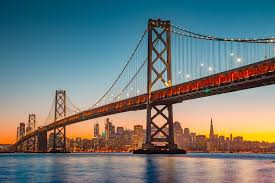
#> input picture Istagram/media/posts/photos/Foto.jpg, 275 x 183 px, given in place of Video2.mp4, which was not available
$ python Ropa_invicible.py
#> lines starting #> are read from the running program, lines starting #| are printed output that depends on the picture; after the words box and inside, x2 and y2 are one past the last pixel; in counts of white or black regions, pixels touching at a corner belong together; pictures that were not available may be replaced by others from this repository, and a replacement may not be noted
import cv2
import numpy as np

cap = cv2.VideoCapture('Video2.mp4')

bg = None

# Rojo
rojoBajo1 = np.array([0, 150, 40], np.uint8)
rojoAlto1 = np.array([8, 255, 255], np.uint8)
rojoBajo2 = np.array([170, 150, 40], np.uint8)
rojoAlto2 = np.array([180, 255, 255], np.uint8)

# Azul
azulBajo = np.array([90, 100, 110], np.uint8)
azulAlto = np.array([120, 130, 140], np.uint8)

# Naranja
naranjaBajo = np.array([11, 100, 20], np.uint8)
naranjaAlto = np.array([19, 255, 255], np.uint8)

# Amarillo
amarilloBajo = np.array([20, 100, 20], np.uint8)
amarilloAlto = np.array([32, 255, 255], np.uint8)

# Verde
verdeBajo = np.array([36, 100, 20], np.uint8)
verdeAlto = np.array([70, 255, 255], np.uint8)

# Violeta
violetaBajo = np.array([130, 100, 20], np.uint8)
violetaAlto = np.array([145, 255, 255], np.uint8)

# Rosa
rosaBajo = np.array([146, 100, 20], np.uint8)
rosaAlto = np.array([170, 255, 255], np.uint8)
while True:

	ret, frame = cap.read()
#> frame is the input picture: shape (183, 275, 3); mean B, G, R 123.1, 122.8, 111.8
	if ret == False: break

	if bg is None:
		bg = frame

	frameHSV = cv2.cvtColor(frame, cv2.COLOR_BGR2HSV)
#> frameHSV: shape (183, 275, 3); mean H, S, V 64.1, 123.1, 151.7
	maskRojo1 = cv2.inRange(frameHSV, rojoBajo1, rojoAlto1)
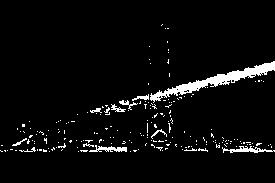
#> maskRojo1: shape (183, 275); 4.5% white; 200 white regions (189 under 20 px), largest, box (x1, y1, x2, y2) and area: (150, 61, 275, 103) 1068, (222, 146, 275, 153) 167, (89, 145, 127, 152) 141
	maskRojo2 = cv2.inRange(frameHSV, rojoBajo2, rojoAlto2)
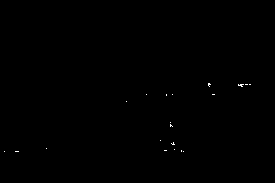
#> maskRojo2: shape (183, 275); 0.11% white in thin lines or dots, all inside (x1, y1, x2, y2) = (4, 83, 251, 152)
	mask = cv2.add(maskRojo1,maskRojo2)
#> mask: shape (183, 275); 4.6% white; 203 white regions (190 under 20 px), largest, box (x1, y1, x2, y2) and area: (150, 61, 275, 103) 1078, (222, 146, 275, 153) 167, (89, 145, 127, 152) 141
	mask = cv2.medianBlur(mask, 13)
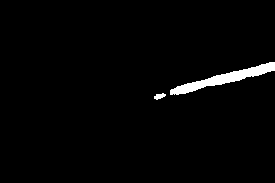
#> mask: shape (183, 275); 2% white; 2 white regions, box (x1, y1, x2, y2) and area: (170, 62, 275, 95) 958, (154, 93, 166, 100) 51
	kernel = np.ones((5,5),np.uint8)
	mask = cv2.dilate(mask, kernel, iterations=2)
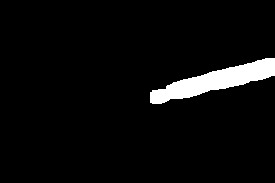
#> mask: shape (183, 275); 4.6% white; 1 white region, box (x1, y1, x2, y2) and area: (150, 58, 275, 104) 2290
	areaColor = cv2.bitwise_and(bg, bg, mask=mask)
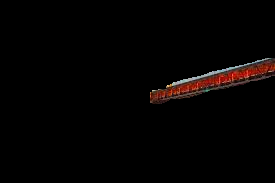
#> areaColor: shape (183, 275, 3); mean B, G, R 2.1, 2.5, 4.9
	maskInv = cv2.bitwise_not(mask)
	sinAreaColor = cv2.bitwise_and(frame,frame,mask=maskInv)
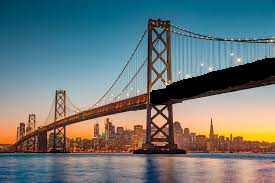
#> sinAreaColor: shape (183, 275, 3); mean B, G, R 121, 120.2, 106.9
	finalFrame = cv2.addWeighted(areaColor,1,sinAreaColor,1,0)
	cv2.imshow('Frame',frame)
	# [4 lines of commented-out code are left out]
	cv2.imshow('finalFrame',finalFrame)
	if cv2.waitKey(1) & 0xFF == ord('q'):
#> (key q is pressed here)
		break

cap.release()
cv2.destroyAllWindows()
